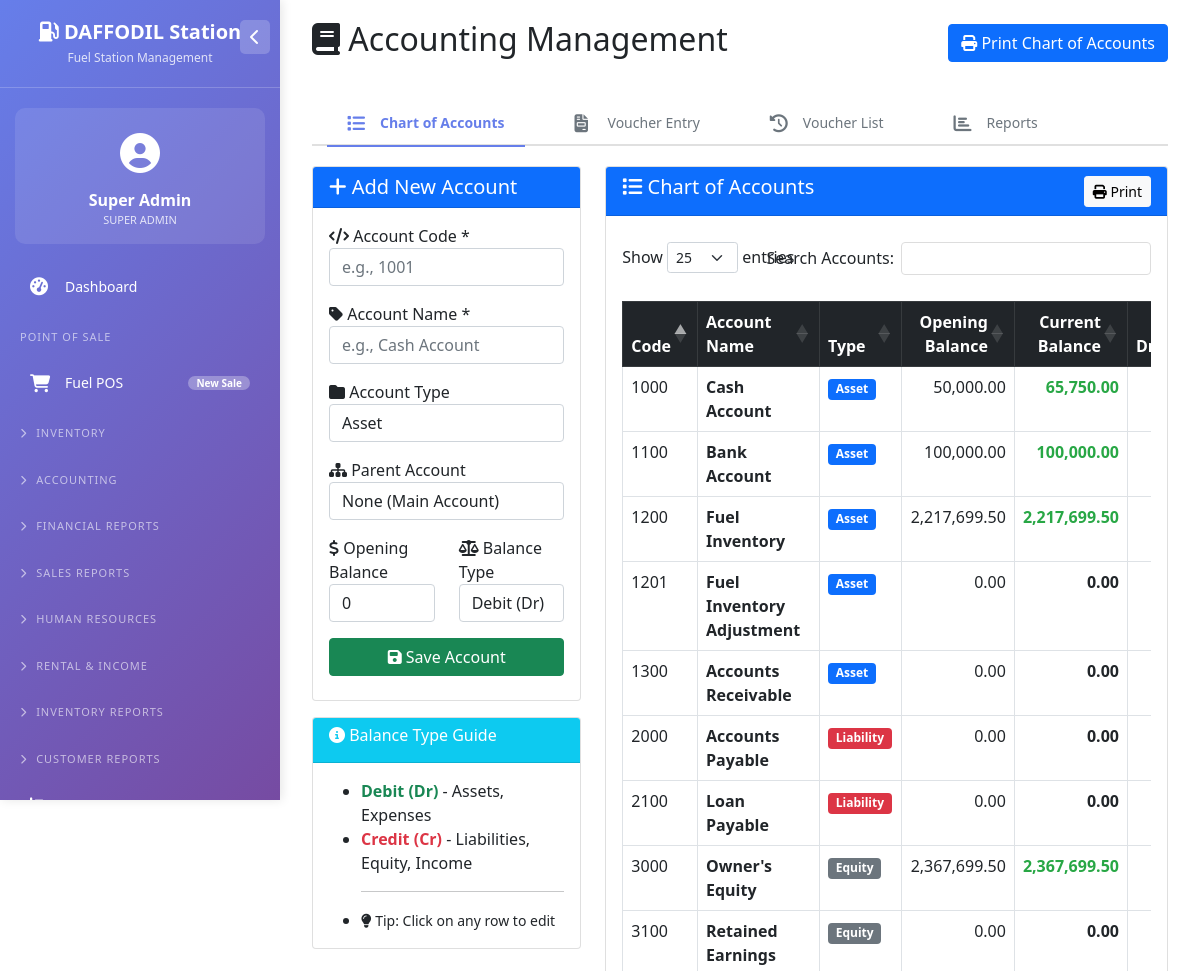
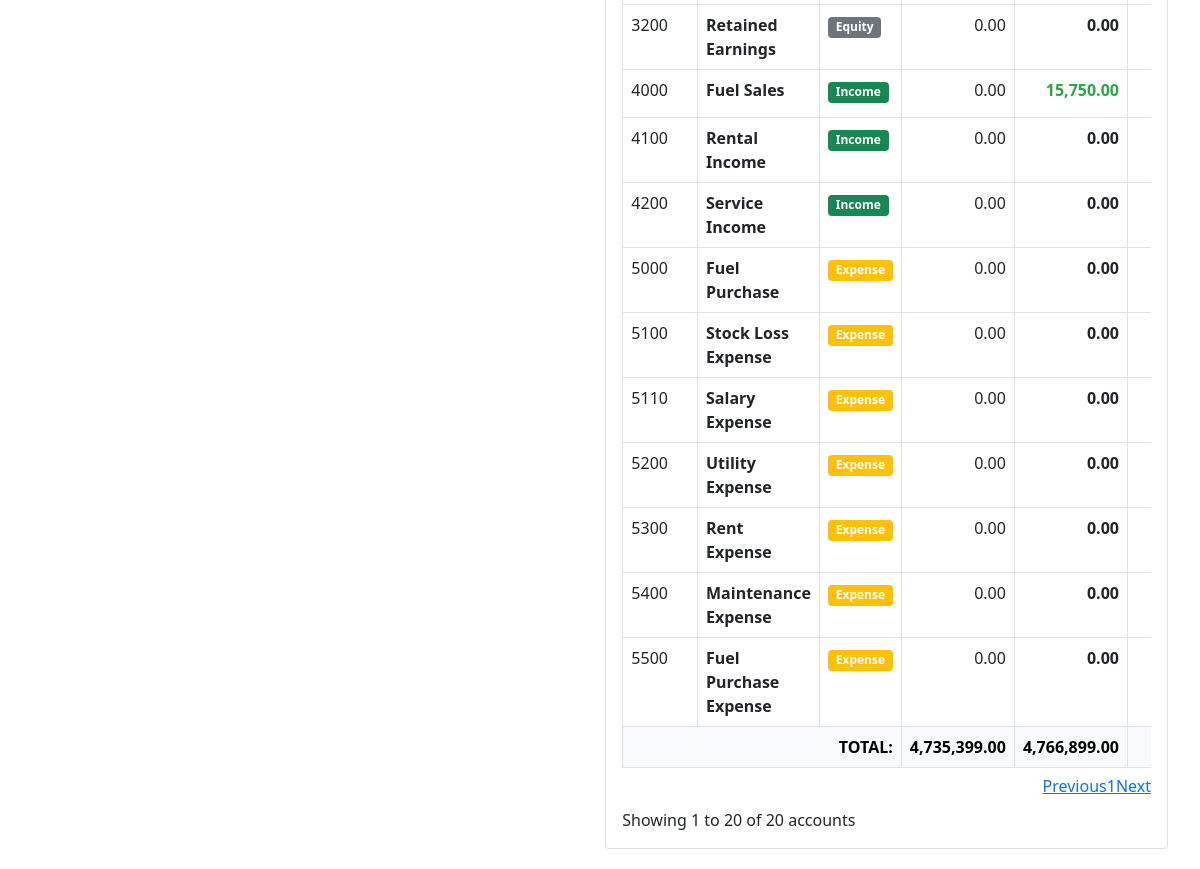
The page /accounting.php (signed in) on the database its author committed (2 pictures, top to bottom).
### tables this page shows
CREATE TABLE `users` (
  `id` int(11) NOT NULL,
  `username` varchar(50) NOT NULL,
  `password` varchar(255) NOT NULL,
  `full_name` varchar(100) NOT NULL,
  `email` varchar(100) DEFAULT NULL,
  `phone` varchar(20) DEFAULT NULL,
  `role` enum('super_admin','owner','accountant','station_manager','cashier','nozzle_operator','hr_officer','store_keeper','auditor') NOT NULL DEFAULT 'cashier',
  `is_active` tinyint(1) DEFAULT 1,
  `created_at` timestamp NOT NULL DEFAULT current_timestamp()
);

CREATE TABLE `chart_of_accounts` (
  `id` int(11) NOT NULL,
  `account_code` varchar(20) NOT NULL,
  `account_name` varchar(100) NOT NULL,
  `account_type` enum('asset','liability','equity','income','expense') NOT NULL,
  `parent_id` int(11) DEFAULT NULL,
  `opening_balance` decimal(15,2) DEFAULT 0.00,
  `balance_type` enum('debit','credit') DEFAULT 'debit',
  `is_active` tinyint(1) DEFAULT 1
);

### accounting.php (the view, shortened to what the rows shown need)
<?php
require_once 'config/database.php';
$active_tab = $_GET['tab'] ?? 'chart';
$accounts = $pdo->query("SELECT * FROM chart_of_accounts WHERE is_active = 1 ORDER BY account_code")->fetchAll();
$account_balances = [];
foreach($accounts as $acc) {
    $stmt = $pdo->prepare("SELECT SUM(debit_amount) as total_debit, SUM(credit_amount) as total_credit FROM voucher_items vi JOIN vouchers v ON vi.voucher_id = v.id WHERE vi.account_id = ? AND v.status = 'approved'");
    $stmt->execute([$acc['id']]);
    $row = $stmt->fetch();
    $total_debit = $row['total_debit'] ?? 0;
    $total_credit = $row['total_credit'] ?? 0;
    if($acc['balance_type'] == 'debit') {
        $current_balance = $acc['opening_balance'] + ($total_debit - $total_credit);
    } else {
        $current_balance = $acc['opening_balance'] + ($total_credit - $total_debit);
    }
    $account_balances[$acc['id']] = $current_balance;
}
?>
<!DOCTYPE html>
<html lang="en">
<head>
    <link href="https://cdn.jsdelivr.net/npm/bootstrap@5.1.3/dist/css/bootstrap.min.css" rel="stylesheet">
    <link rel="stylesheet" href="https://cdn.datatables.net/1.11.5/css/dataTables.bootstrap5.min.css">
    <link rel="stylesheet" href="https://cdnjs.cloudflare.com/ajax/libs/font-awesome/6.4.0/css/all.min.css">
</head>
<body>
    <?php include 'left_menu.php'; ?>
    <div class="main-content">
        <div class="container-fluid">
            <div class="d-flex justify-content-between align-items-center mb-4 flex-wrap">
                <h2><i class="fas fa-book"></i> Accounting Management</h2>
            </div>
            <?php if($active_tab == 'chart'): ?>
            <div class="row mt-3">
                <div class="col-md-8">
                    <div class="card">
                        <div class="card-body">
                            <div class="table-responsive">
                                <table class="table table-bordered table-hover" id="accountsTable" style="width: 100%;">
                                    <thead class="table-dark">
                                        <tr>
                                            <th>Code</th>
                                            <th>Account Name</th>
                                            <th>Type</th>
                                            <th class="text-end">Opening Balance</th>
                                            <th class="text-end">Current Balance</th>
                                            <th class="text-center">Dr/Cr</th>
                                        </tr>
                                    </thead>
                                    <tbody>
                                        <?php
                                        foreach($accounts as $acc):
                                        $current_bal = $account_balances[$acc['id']] ?? $acc['opening_balance'];
                                        ?>
                                        <tr class="edit-row" data-href="?tab=chart&edit_id=<?php echo $acc['id']; ?>">
                                            <td><?php echo $acc['account_code']; ?></td>
                                            <td><strong><?php echo htmlspecialchars($acc['account_name']); ?></strong></td>
                                            <td>
                                                <span class="badge <?php
                                                    echo $acc['account_type'] == 'asset' ? 'bg-primary' :
                                                        ($acc['account_type'] == 'liability' ? 'bg-danger' :
                                                        ($acc['account_type'] == 'income' ? 'bg-success' :
                                                        ($acc['account_type'] == 'expense' ? 'bg-warning' : 'bg-secondary')));
                                                ?>">
                                                    <?php echo ucfirst($acc['account_type']); ?>
                                                </span>
                                               </td>
                                            <td class="text-end"><?php echo number_format($acc['opening_balance'], 2); ?></td>
                                            <td class="text-end fw-bold <?php echo $current_bal > 0 ? 'balance-positive' : ($current_bal < 0 ? 'balance-negative' : ''); ?>">
                                                <?php echo number_format($current_bal, 2); ?>
                                               </td>
                                            <td class="text-center">
                                               </td>
                                                </div>
                                        </tr>
                                        <?php endforeach; ?>
            <?php endif; ?>
</body>
</html>

### left_menu.php (shortened to what the rows shown need)
<?php
$user = getCurrentUser();
?>
<link rel="stylesheet" href="https://cdnjs.cloudflare.com/ajax/libs/font-awesome/6.4.0/css/all.min.css">
<div class="sidebar" id="sidebar">
    <div class="user-info">
        <div class="user-icon">
            <i class="fas fa-user-circle"></i>
        </div>
        <div class="user-name"><?php echo $user['full_name'] ?? 'Admin'; ?></div>
        <div class="user-role"><?php echo ucfirst(str_replace('_', ' ', $user['role'] ?? 'super_admin')); ?></div>
    </div>
</div>

### rows shown on the page
users: full_name "Super Admin", role "SUPER ADMIN"
chart_of_accounts: account_code "1000", account_name "Cash Account", account_type "Asset", opening_balance "50,000.00", id "65,750.00"
chart_of_accounts: account_code "1100", account_name "Bank Account", account_type "Asset", opening_balance "100,000.00", id "100,000.00"
chart_of_accounts: account_code "1200", account_name "Fuel Inventory", account_type "Asset", opening_balance "2,217,699.50", id "2,217,699.50"
chart_of_accounts: account_code "1201", account_name "Fuel Inventory Adjustment", account_type "Asset", opening_balance "0.00", id "0.00"
chart_of_accounts: account_code "1300", account_name "Accounts Receivable", account_type "Asset", opening_balance "0.00", id "0.00"
chart_of_accounts: account_code "2000", account_name "Accounts Payable", account_type "Liability", opening_balance "0.00", id "0.00"
chart_of_accounts: account_code "2100", account_name "Loan Payable", account_type "Liability", opening_balance "0.00", id "0.00"
chart_of_accounts: account_code "3000", account_name "Owner's Equity", account_type "Equity", opening_balance "2,367,699.50", id "2,367,699.50"
chart_of_accounts: account_code "3100", account_name "Retained Earnings", account_type "Equity", opening_balance "0.00", id "0.00"
chart_of_accounts: account_code "3200", account_name "Retained Earnings", account_type "Equity", opening_balance "0.00", id "0.00"
chart_of_accounts: account_code "4000", account_name "Fuel Sales", account_type "Income", opening_balance "0.00", id "15,750.00"
chart_of_accounts: account_code "4100", account_name "Rental Income", account_type "Income", opening_balance "0.00", id "0.00"
chart_of_accounts: account_code "4200", account_name "Service Income", account_type "Income", opening_balance "0.00", id "0.00"
chart_of_accounts: account_code "5000", account_name "Fuel Purchase", account_type "Expense", opening_balance "0.00", id "0.00"
chart_of_accounts: account_code "5100", account_name "Stock Loss Expense", account_type "Expense", opening_balance "0.00", id "0.00"
chart_of_accounts: account_code "5110", account_name "Salary Expense", account_type "Expense", opening_balance "0.00", id "0.00"
chart_of_accounts: account_code "5200", account_name "Utility Expense", account_type "Expense", opening_balance "0.00", id "0.00"
chart_of_accounts: account_code "5300", account_name "Rent Expense", account_type "Expense", opening_balance "0.00", id "0.00"
chart_of_accounts: account_code "5400", account_name "Maintenance Expense", account_type "Expense", opening_balance "0.00", id "0.00"
chart_of_accounts: account_code "5500", account_name "Fuel Purchase Expense", account_type "Expense", opening_balance "0.00", id "0.00"

### other values the page prints
$total_opening "4,735,399.00"
$total_current "4,766,899.00"
